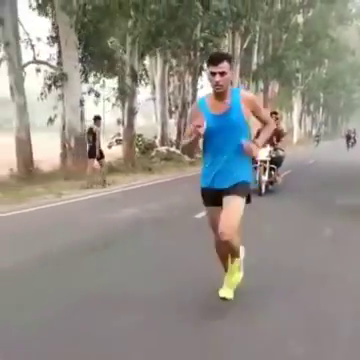
#> input picture frame 88 of Motion detection/video2.mp4, 360 x 360 px, given in place of the camera
$ python basic_motion_detection_opencv_python.py
#> lines starting #> are read from the running program, lines starting #| are printed output that depends on the picture; after the words box and inside, x2 and y2 are one past the last pixel; in counts of white or black regions, pixels touching at a corner belong together
import cv2
import numpy as np
cap = cv2.VideoCapture(0)
#cap = cv2.VideoCapture('video3.mp4')
frame_width = int( cap.get(cv2.CAP_PROP_FRAME_WIDTH))

frame_height =int( cap.get( cv2.CAP_PROP_FRAME_HEIGHT))

fourcc = cv2.VideoWriter_fourcc('X','V','I','D')

out = cv2.VideoWriter("output.mp4", fourcc, 5.0, (1280,720))

ret, frame1 = cap.read()
#> frame1 is the input picture: shape (360, 360, 3); mean B, G, R 132.6, 140.2, 144.3
ret, frame2 = cap.read()
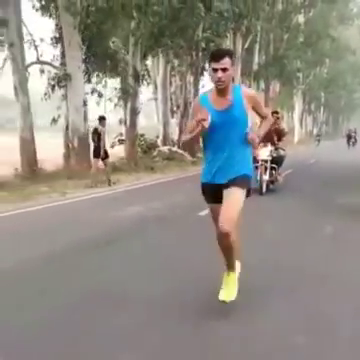
#> input picture frame 89 of Motion detection/video2.mp4, 360 x 360 px, given in place of the camera
#> frame2 is the input picture: shape (360, 360, 3); mean B, G, R 132.7, 140.2, 144.6
print(frame1.shape)
#| (360, 360, 3)
while cap.isOpened():
    diff = cv2.absdiff(frame1, frame2)
    gray = cv2.cvtColor(diff, cv2.COLOR_BGR2GRAY)
    blur = cv2.GaussianBlur(gray, (5,5), 0)
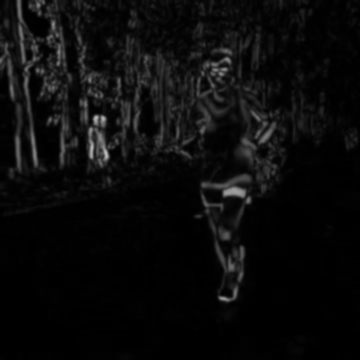
#> blur: shape (360, 360); min 0, max 188, mean 11.1
    _, thresh = cv2.threshold(blur, 20, 255, cv2.THRESH_BINARY)
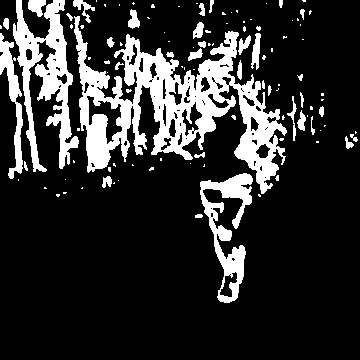
#> thresh: shape (360, 360); 18.2% white; 111 white regions (75 under 20 px), largest, box (x1, y1, x2, y2) and area: (74, 16, 287, 194) 12801, (13, 0, 79, 172) 4386, (200, 173, 253, 303) 2524
    dilated = cv2.dilate(thresh, None, iterations=3)
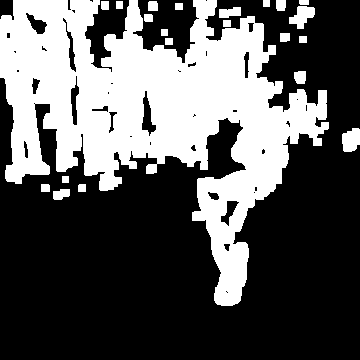
#> dilated: shape (360, 360); 35.3% white; 22 white regions
    contours, _ = cv2.findContours(dilated, cv2.RETR_TREE, cv2.CHAIN_APPROX_SIMPLE)
#> contours = 61 contours, 23 with area under 20; largest, box (x1, y1, x2, y2) and area: (0, 0, 329, 306) 43968, (141, 90, 157, 137) 342, (342, 128, 360, 152) 316, (289, 6, 315, 29) 313, (70, 75, 80, 126) 258

    for contour in contours:
        (x, y, w, h) = cv2.boundingRect(contour)

        if cv2.contourArea(contour) < 900:
            continue
        cv2.rectangle(frame1, (x, y), (x+w, y+h), (0, 255, 0), 2)
        cv2.putText(frame1, "Status: {}".format('Movement'), (10, 20), cv2.FONT_HERSHEY_SIMPLEX,
                    1, (0, 0, 255), 3)
#> this loop made 61 passes
#> (x, y, w, h) on passes 1, 2, 3, 5, 6, 9, 12, 13, 14, 16, 18, 19: (53, 189, 17, 11), (78, 184, 8, 8), (41, 184, 9, 8), (342, 128, 18, 24), (294, 71, 12, 13), (280, 33, 10, 9), (144, 14, 9, 8), (219, 7, 22, 11), (289, 6, 26, 23), (148, 1, 10, 10), (101, 1, 8, 9), (299, 0, 10, 5)
#> (contour, x, y, w, h) on passes 4, 7, 8, 10, 11, 15: ([[62, 176], [62, 182], [68, 182], [68, 176]], 62, 176, 7, 7), ([[165, 38], [165, 44], [172, 44], [172, 38]], 165, 38, 8, 7), ([[299, 36], [299, 42], [306, 42], [306, 36]], 299, 36, 8, 7), ([[161, 29], [161, 35], [167, 35], [167, 29]], 161, 29, 7, 7), ([[223, 20], [223, 26], [230, 26], [230, 20]], 223, 20, 8, 7), ([[175, 3], [175, 9], [182, 9], [182, 3]], 175, 3, 8, 7)
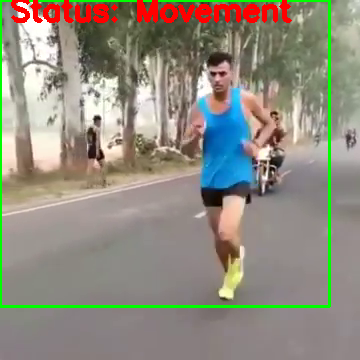
#> frame1: shape (360, 360, 3); 4.77% of pixels changed, all inside (x1, y1, x2, y2) = (0, 0, 331, 308)
    #cv2.drawContours(frame1, contours, -1, (0, 255, 0), 2)

    image = cv2.resize(frame1, (1280,720))
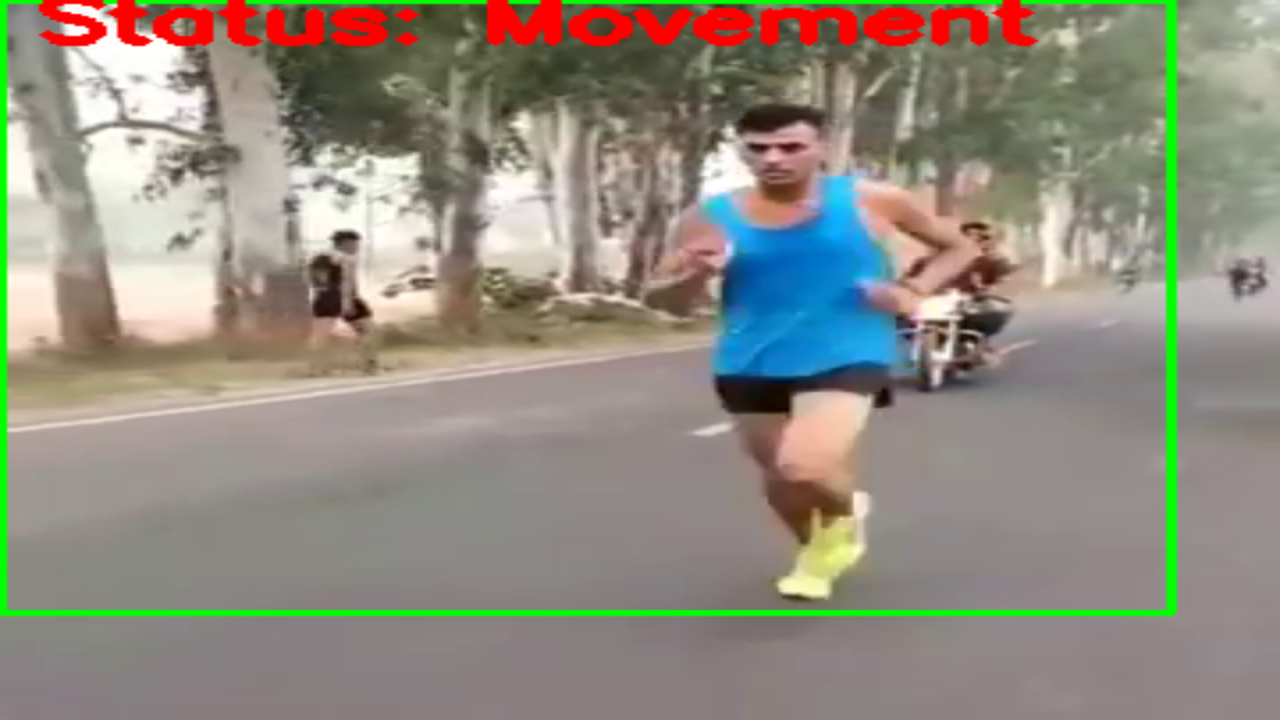
#> image: shape (720, 1280, 3); mean B, G, R 127.3, 140.2, 144.4
    out.write(image)
    cv2.imshow("feed", frame1)
    frame1 = frame2
    ret, frame2 = cap.read()
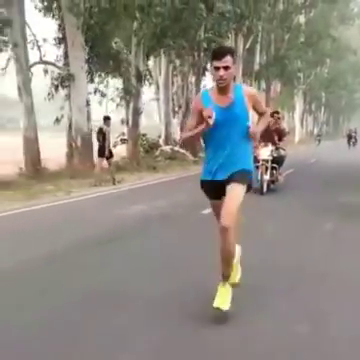
#> input picture frame 90 of Motion detection/video2.mp4, 360 x 360 px, given in place of the camera
#> frame2 is the input picture: shape (360, 360, 3); mean B, G, R 132.5, 140.3, 144.8

    if cv2.waitKey(40) == 27:
#> (key Esc is pressed here)
        break

cv2.destroyAllWindows()
cap.release()
out.release()

$ run again, starting later in the video
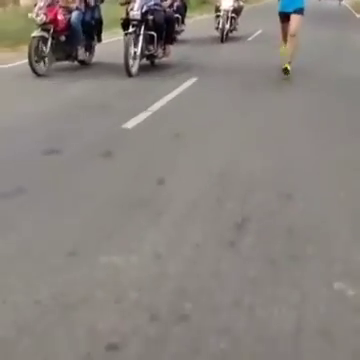
#> input picture frame 399 of Motion detection/video2.mp4, 360 x 360 px, given in place of the camera
#> frame1 is the input picture: shape (360, 360, 3); mean B, G, R 126.5, 131.4, 137.4
#| (360, 360, 3)
#> `_, thresh = cv2.threshold(blur, 20, 255, cv2.THRESH_BINARY)`:
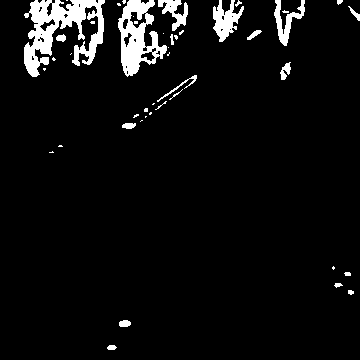
#> thresh: shape (360, 360); 5.7% white; 45 white regions (25 under 20 px), largest, box (x1, y1, x2, y2) and area: (24, 0, 105, 77) 2936, (118, 0, 167, 77) 1861, (213, 0, 244, 42) 662
#> dilated: shape (360, 360); 11.9% white; 14 white regions
#> contours = 21 contours, 4 with area under 20; largest, box (x1, y1, x2, y2) and area: (21, 0, 108, 80) 5120, (114, 0, 191, 80) 4455, (119, 72, 200, 132) 1270, (210, 0, 247, 45) 1210, (271, 0, 308, 49) 1076
#> the loop `for contour in contours:` made 21 passes
#> (x, y, w, h) on passes 1, 2, 3, 4, 5, 6, 7, 9: (104, 342, 16, 11), (116, 317, 18, 13), (331, 280, 26, 18), (341, 269, 13, 10), (329, 263, 9, 10), (46, 142, 20, 14), (119, 72, 81, 60), (277, 59, 17, 24)
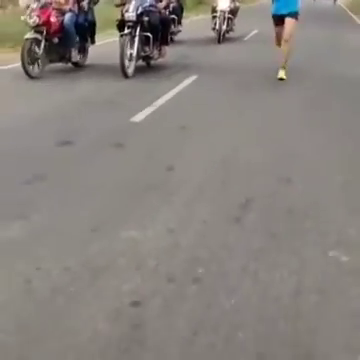
#> input picture frame 401 of Motion detection/video2.mp4, 360 x 360 px, given in place of the camera
#> frame2 is the input picture: shape (360, 360, 3); mean B, G, R 125.7, 130.6, 136.5

$ run again, starting later in the video
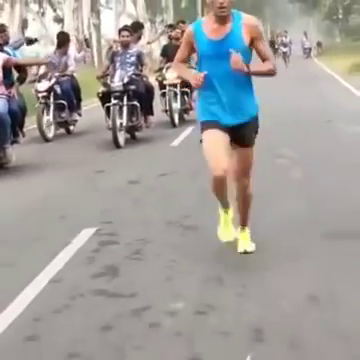
#> input picture frame 710 of Motion detection/video2.mp4, 360 x 360 px, given in place of the camera
#> frame1 is the input picture: shape (360, 360, 3); mean B, G, R 155.3, 158.4, 161.5
#| (360, 360, 3)
#> `_, thresh = cv2.threshold(blur, 20, 255, cv2.THRESH_BINARY)`:
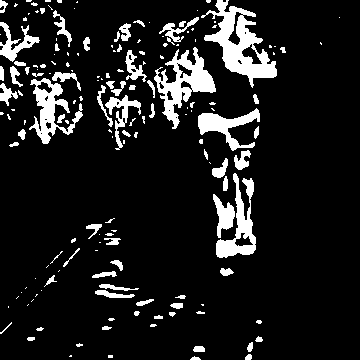
#> thresh: shape (360, 360); 11.3% white; 168 white regions (97 under 20 px), largest, box (x1, y1, x2, y2) and area: (201, 0, 277, 88) 2506, (154, 47, 216, 129) 1883, (29, 78, 83, 144) 1318
#> dilated: shape (360, 360); 29% white; 26 white regions
#> contours = 58 contours, 21 with area under 20; largest, box (x1, y1, x2, y2) and area: (94, 0, 289, 261) 23682, (0, 0, 86, 150) 9116, (191, 18, 253, 117) 2084, (89, 257, 157, 319) 1582, (24, 235, 83, 309) 1034
#> the loop `for contour in contours:` made 58 passes
#> (x, y, w, h) on passes 2 to 9: (66, 352, 9, 8), (187, 343, 21, 17), (73, 340, 13, 10), (242, 333, 24, 27), (24, 324, 23, 20), (0, 319, 15, 18), (253, 317, 12, 10), (99, 315, 19, 18)
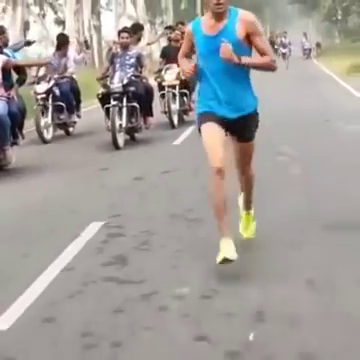
#> input picture frame 712 of Motion detection/video2.mp4, 360 x 360 px, given in place of the camera
#> frame2 is the input picture: shape (360, 360, 3); mean B, G, R 154.6, 158, 161.5
